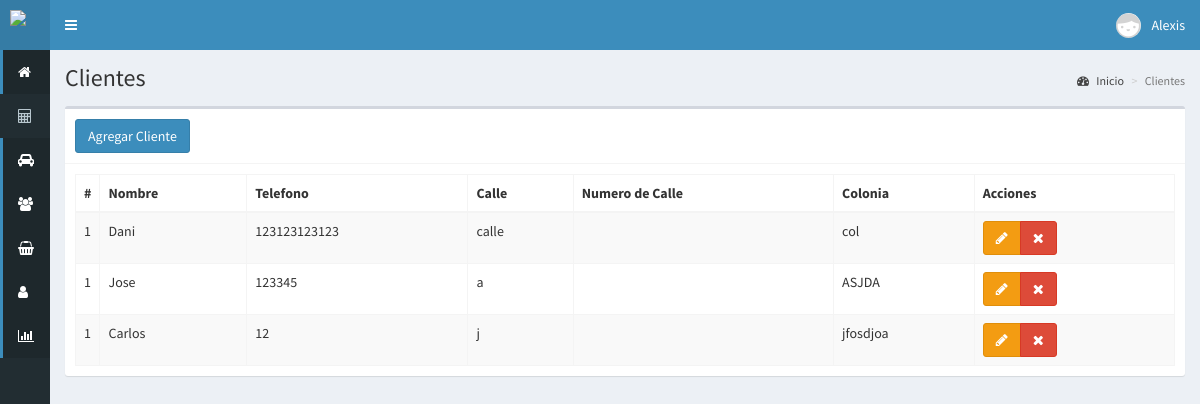
The app's page /clientes (signed in) with its own data.
### tables this page shows
CREATE TABLE `cliente` (
  `id_c` int(11) NOT NULL,
  `nombre` varchar(60) DEFAULT NULL,
  `telefono` varchar(15) DEFAULT NULL,
  `calle` varchar(255) DEFAULT NULL,
  `numero` int(11) DEFAULT NULL,
  `colonia` varchar(255) DEFAULT NULL
);

### controladores/plantilla.controlador.php (called while the page is built)
<?php
class ControladorPlantilla{
	public static function ctrPlantilla(){
		include "vistas/plantilla.php";
	}
}

### index.php (called while the page is built, shortened)
<?php
require_once "controladores/plantilla.controlador.php";
require_once "controladores/clientes.controlador.php";
require_once "controladores/vehiculos.controlador.php";
require_once "modelos/clientes.modelo.php";
$plantilla = new ControladorPlantilla();
$plantilla -> ctrPlantilla();

### controladores/clientes.controlador.php (called while the page is built, shortened)
<?php
class ControladorCliente
{
     public static function ctrMostrarClientes($item,$valor){
        $tabla = "cliente";
        $respuesta = ModeloClientes::MdlMostrarClientes($tabla,$item,$valor);
        return $respuesta;
    }
}

### modelos/conexion.php (called while the page is built)
<?php
class Conexion{
	 public static function conectar(){
		$link = new PDO("mysql:host=localhost;dbname=luismart",
			            "root",
			            "");
		$link -> exec("set names utf8");
		return $link;
	}
}

### modelos/clientes.modelo.php (called while the page is built, shortened)
<?php
require_once "conexion.php";
class ModeloClientes{
	public static function MdlMostrarClientes($tabla, $item, $valor){
		if($item != null){
			$stmt = Conexion::conectar()->prepare("SELECT * FROM $tabla WHERE $item = :$item");
		   $stmt -> bindParam(":".$item, $valor, PDO::PARAM_STR);
		   $stmt -> execute();
		   return $stmt -> fetch();
		}else{
			$stmt = Conexion::conectar()->prepare("SELECT * FROM $tabla");
		   $stmt -> execute();
		   return $stmt -> fetchAll();
		}
   }
}

### vistas/modulos/clientes.php (the view, shortened to what this page needs)
  <div class="content-wrapper">
    <section class="content-header">
      <h1>
        Clientes
      </h1>
      <ol class="breadcrumb">
        <li><a href="#"><i class="fa fa-dashboard"></i> Inicio</a></li>
        <li class="active">Clientes</li>
      </ol>
    </section>
  <section class="content">
      <div class="box">
        <div class="box-header with-border">
          <button class="btn btn-primary" data-toggle="modal" data-target="#modalAgregarC2">Agregar Cliente</button>
        </div>
        <div class="box-body">
          <table class="table table-bordered table-striped dt-responsive tablas">
            <thead>
              <tr>
                <th style="width: 10px">#</th>
                <th>Nombre</th>
                <th>Telefono</th>
                <th>Calle</th>
                <th>Numero de Calle</th>
                <th>Colonia</th>
                <th>Acciones</th>
              </tr>
            </thead>
            <tbody>
              <?php
                $item = null;
                $valor = null;
                $clientes = ControladorCliente::ctrMostrarClientes($item,$valor);
                foreach ($clientes as $key =>$value){
                  echo '<tr>
                  <td>1</td>
                  <td>'.$value["nombre"].'</td>
                  <td>'.$value["telefono"].'</td>
                  <td>'.$value["calle"].'</td>
                  <td>'.$value["numero"].'</td>
                  <td>'.$value["colonia"].'</td>
                  <td>
                    <div class="btn-group">
                      <button class="btn btn-warning"><i class="fa fa-pencil"></i></button>
                      <button class="btn btn-danger"><i class="fa fa-times"></i></button>
                    </div>
                  </td>
                </tr>';
                }
             ?>
            </tbody>
          </table>
        </div>
      </div>
  </section>
</div>

### records on screen
cliente: nombre "Dani", telefono "123123123123", calle "calle", colonia "col"
cliente: nombre "Jose", telefono "123345", calle "a", colonia "ASJDA"
cliente: nombre "Carlos", telefono "12", calle "j", colonia "jfosdjoa"

### other values on screen
$_SESSION["nombre"] "Alexis"
